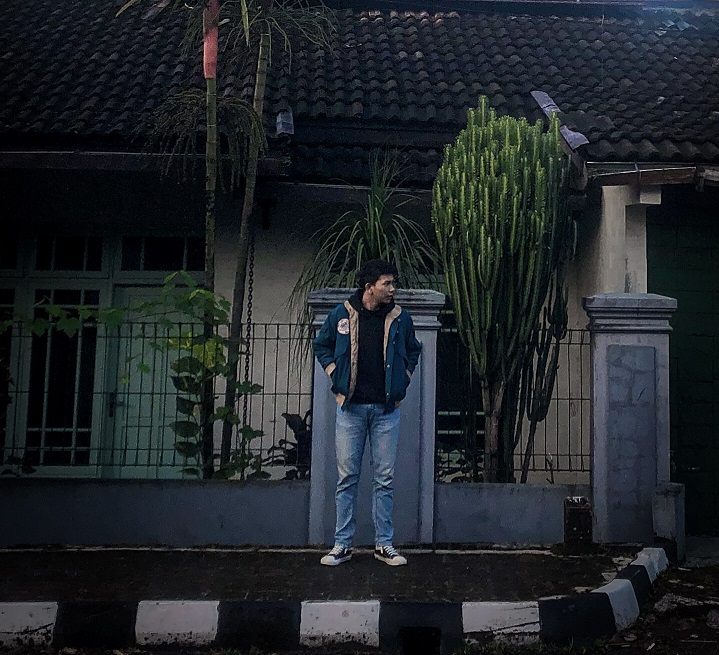
#> input picture 1207070069_Muhamad Arif Maulana/foto/arif.jpg, 719 x 655 px
$ jupyter execute Inversi.ipynb
#> lines starting #> are read from the running program, lines starting #| are printed output that depends on the picture
[cell 1]
import numpy as np #memanggilan library numpy
import cv2 #memanggil library cv2
import matplotlib.pyplot as plt  #memanggil library matplotlib

[cell 2]
img = cv2.imread("foto/arif.jpg") #memanggil gambar yang terdapat pada folder
#> img is the input picture: shape (655, 719, 3); mean B, G, R 42.1, 37.6, 32.7

img_height = img.shape[0] #untuk mendapatkan ukuran tinggi dari gambar
#> img_height = 655
img_width = img.shape[1] #untuk mendapatkan ukuran lebar dari gambar
#> img_width = 719
img_channel = img.shape[2] #untuk mendapatkan resolusi gambar
#> img_channel = 3

[cell 3]
img_inversi = np.zeros(img.shape, dtype=np.uint8) #mengosongkan aray untuk menyimpan pixel

def inversi_grayscale(nilai): #untuk menyatakan fungsi inversi grayscale
#> called with nilai = 255
    for y in range(0, img_height): #memberikan interval range untuk variabel y sebagai ketinggian
        for x in range(0, img_width): #memberikan interval range untuk variabel x sebagai lebar gambar
            red = img[y][x][0] #memberikan nilai piel untuk red
            green = img[y][x][1] #memberikan nilai pixel untuk green
            blue = img[y][x][2] #memberikan nilai pixel untuk blue
            gray = (int(red) + int(green) + int(blue)) / 3 #rumus untuk merubah gambar original menjadi grayscale
            gray = nilai - gray #rumus untuk menentukan hasil yang ditampilkan
            img_inversi[y][x] = (gray, gray, gray) #menampilkan hasil dari perubahan
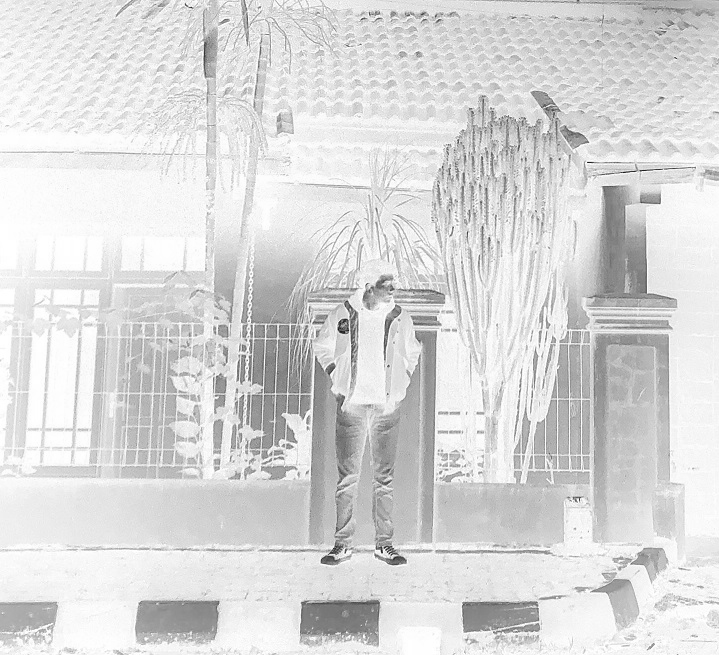
#> img_inversi: shape (655, 719, 3); min 19, max 255, mean 217.2

[cell 4]
def inversi_rgb(nilai):#untuk menyatakan fungsi inversi rgb
#> called with nilai = 255
    for y in range(0, img_height): #memberikan interval range untuk variabel y sebagai ketinggian
        for x in range(0, img_width):#memberikan interval range untuk variabel x sebagai lebar gambar
            red = img[y][x][0]#menentukan variable untuk red x,y
            red = nilai - red #menentukan hasil red yang dikurangi nilai untuk inversi
            green = img[y][x][1]#menentukan variable untuk green x,y
            green = nilai - green#menentukan hasil green yang dikurangi nilai untuk inversi
            blue = img[y][x][2]#menentukan variable untuk blue x,y
            blue = nilai - blue#menentukan hasil bllue yang dikurangi nilai untuk inversi
            img_inversi[y][x] = (red, green, blue)#menampilkan hasil output dari perubahan
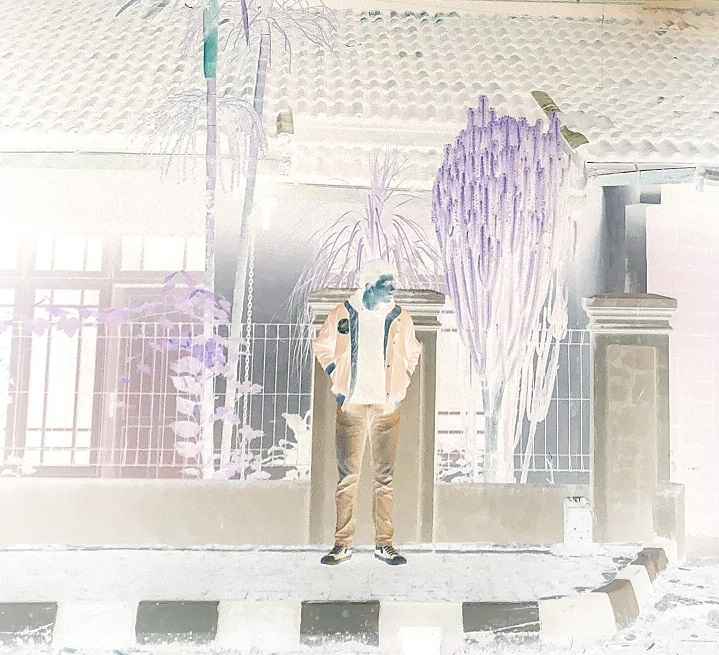
#> img_inversi: shape (655, 719, 3); mean B, G, R 212.9, 217.4, 222.3

[cell 5]
inversi_grayscale(255) #menampilkan nilai pixel inversi grayscale
plt.imshow(img_inversi) #menampilkan gambar hasil inversi
plt.title("Inversi Grayscale") #memberi nama gambar
plt.show() #menampilkan hasil keluaran gambar

inversi_rgb(255) #menampilkan nilai pixel rgb hasil inversi
plt.imshow(img_inversi) #menamopilkan gambar hasil dari inversi rgb
plt.title("Inversi RGB") #memberi nama gambar
plt.show() #menampilkan hasil keluaran gambar

[cell 6]
img_inlog = np.zeros(img.shape, dtype=np.uint8) #mengosongkan aray untuk menyimpan pixel

[cell 7]
def inlog(c): #mendifinisikan fungsi untuk inversi inlog
#> called with c = 30
    for y in range(0, img_height): #memberikan nilai interval range untuk variabel y sebagai ketinggian gambar
        for x in range(0, img_width): #memberikan nilai interrval range untuk variable x sebagai lebar gambar
            red = img[y][x][0] #memberikan nilai pixel untuk red
            green = img[y][x][1] #memberikan nilai pixel untuk green
            blue = img[y][x][2] #memberikan nilai pixel untuk blue
            gray = (int(red) + int(green) + int(blue)) / 3 #rumus untuk merubah gambar original menjadi grayscale
            gray = int(c * np.log(255 - gray + 1)) #rumus untuk invers log
            if gray > 255: #penentuan gray menggunakan fungsi if
                gray = 255 #nilai untuk gray
            if gray < 0: #penentuan nilai gray  menggunakan fungsi if
                gray = 0 #nilai untuk gray
            img_inlog[y][x] = (gray, gray, gray) #hasil yang keluar sebagai output
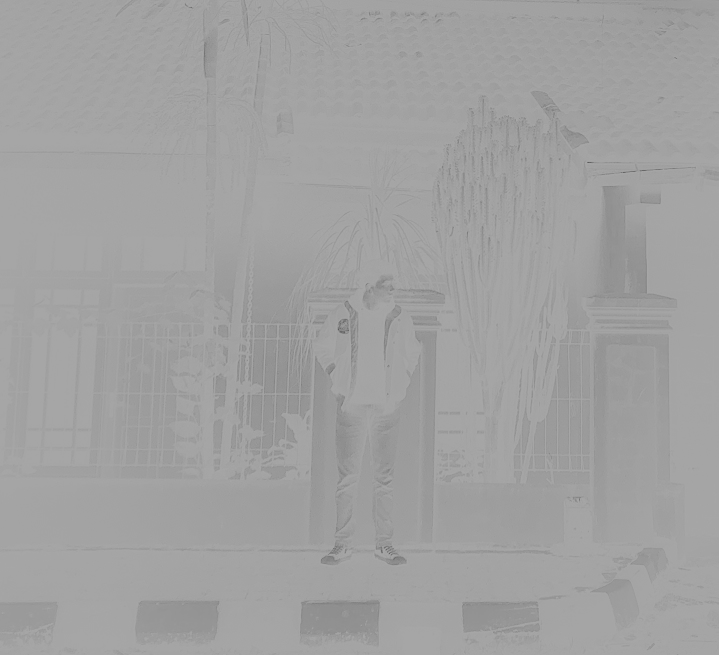
#> img_inlog: shape (655, 719, 3); min 90, max 166, mean 160.7

inlog(30) #nilai inlog yang di tampilkan
plt.imshow(img_inlog) #penampilan hasil gambar inversi log
plt.title("Inversi & Log") #memasukkan atau memberikan judul pada gambar yang akan ditampilkan
plt.show() #menampilkan keseluruhan gambar pada windows

[cell 8]
img_nthpower = np.zeros(img.shape, dtype=np.uint8) #membuat variable img_nthPower untuk menampung hasil

def nthpower(c, y): #mendefinisikan fungsi x,y untuk nth power
#> called with c = 50, y = 100
    thc = c / 100 #penentuan nilai thc
    thy = y / 100 #penentuan nilai thy
    for y in range(0, img_height): #memberikan interval range untuk variable y sebagai ketinggian gambar
        for x in range(0, img_width): #memberikan interval range  untuk variable y sebagai lebar gambar
            red = img[y][x][0] #memberikan nilai pixel untuk red
            green = img[y][x][1] #memberikan nilai pixel untuk green
            blue = img[y][x][2] #memberikan nilai pixel untuk blue
            gray = (int(red) + int(green) + int(blue)) / 3 #rumus untuk merubah gambar original menjadi grayscale
            gray = int(thc * pow(gray, thy)) #rumus untuk nth powr
            if gray > 255: #penentuan nilai untuk gray menggunakan fungsi if
                gray = 255 #nilai gray
            if gray < 0: #penentuan nilai untuk gray menggunakan fungsi if
                gray = 0 #nilai gray
            img_nthpower[y][x] = (gray, gray, gray) #hasil gambar yang akan ditampilkan
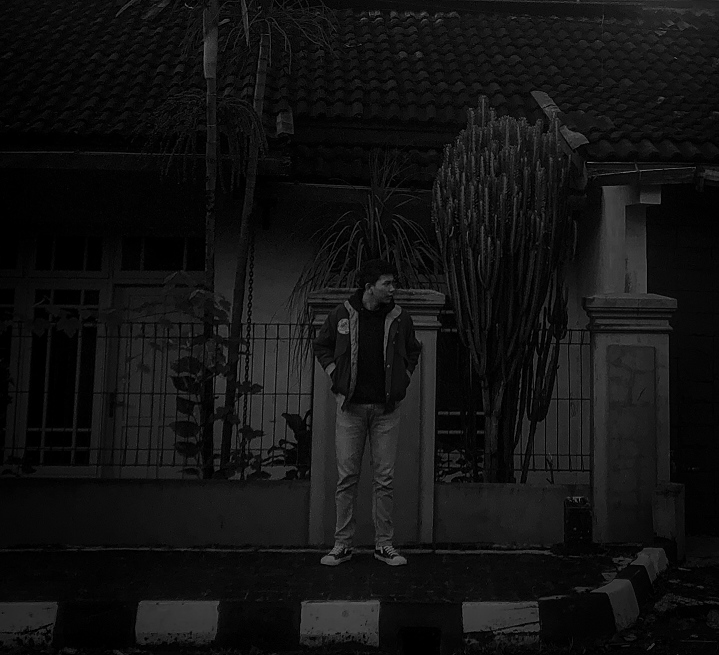
#> img_nthpower: shape (655, 719, 3); min 0, max 117, mean 18.3

nthpower(50, 100) #nilai nth yang akan ditampilkan
plt.imshow(img_nthpower) #penampilan gambar hasil nth power
plt.title("Nth Power") #untuk memasukkan judul pada gambar yang akan di tampilkan
plt.show() #menampilkan keseluruhan gambar hasil nth power yang ditampilkan di window

[cell 9]
#nth root power
img_nthrootpower = np.zeros(img.shape, dtype=np.uint8) #membuat variable img_nthrootpower

def nthrootpower(c, y): #mendefinisikan fungsi untuk nth root power
#> called with c = 50, y = 100
    thc = c / 100 #penentuan nilai thc
    thy = y / 100 #pnentuan nilai thy
    for y in range(0, img_height): #memberikan interval range untuk variable y sebagai ketinggian  gambar
        for x in range(0, img_width): #memberikan interval range untuk variasi x sebagai lebar gambar
            red = img[y][x][0] #memberikan nilai piel untuk red
            green = img[y][x][1] #memberikan nilai pixel untuk green
            blue = img[y][x][2] #memberikan nilai pixel untuk blue
            gray = (int(red) + int(green) + int(blue)) / 3 #rumus untuk merubah gambar original menjadi grayscale
            gray = int(thc * pow(gray, 1./thy)) #rumus untuk nth root power
            if gray > 255: #menentukan nilai gray menggunakan fungsi if
                gray = 255 #nilai gray yang harus ditampilkan
            if gray < 0: #menentukan nilai gray menggunakan fungsi ig
                gray = 0 #nilai yang harus ditampilkan
            img_nthpower[y][x] = (gray, gray, gray) #hasil gambar yang akan ditampilkan

nthrootpower(50, 100) #nilai nth root power
plt.imshow(img_nthrootpower) #menampilkan gambar hasil nthrootpower
plt.title("Nth Root Power") #memasukkan judul pada gambar yang akan dita,pilkan
plt.show() #menampilkan keseluruhan gambar hasil yang akan ditampilkan di windows
